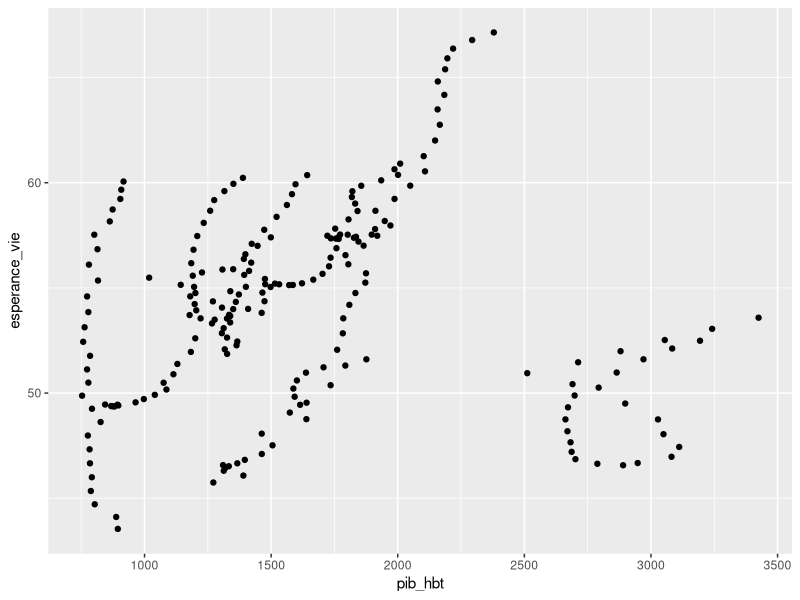
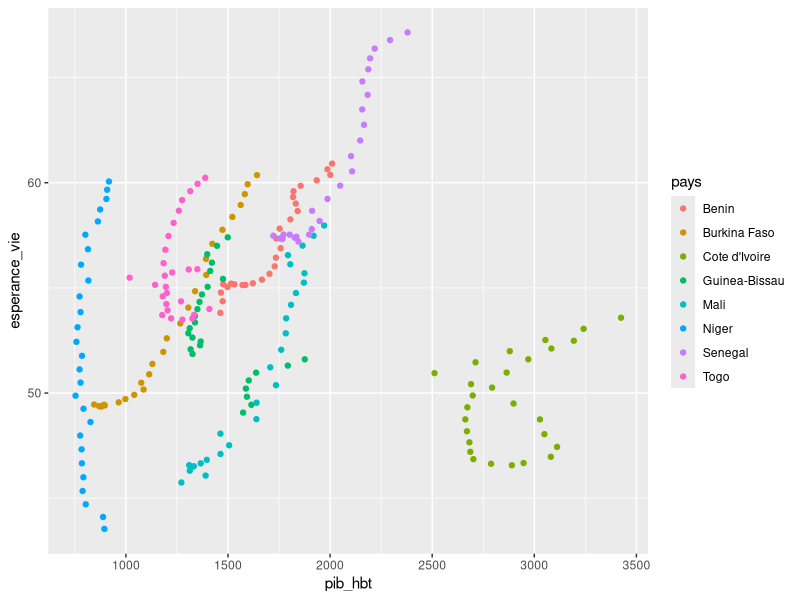
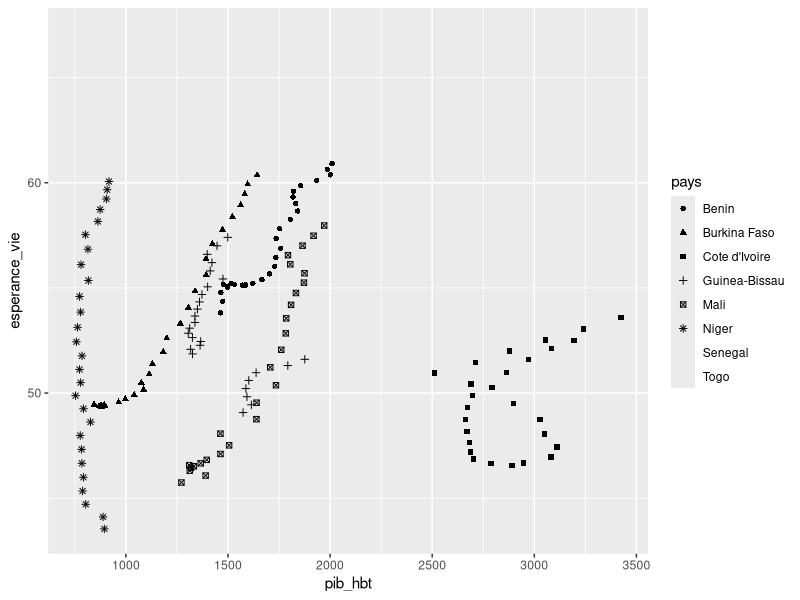
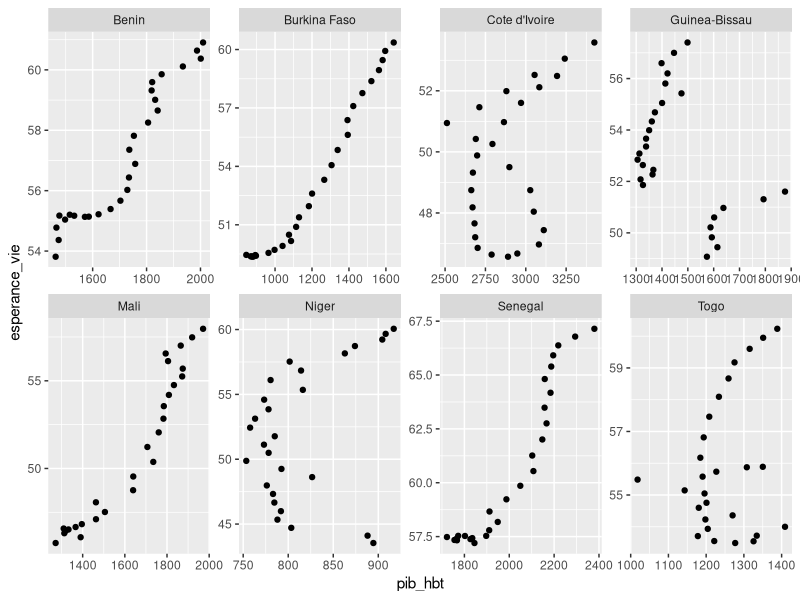
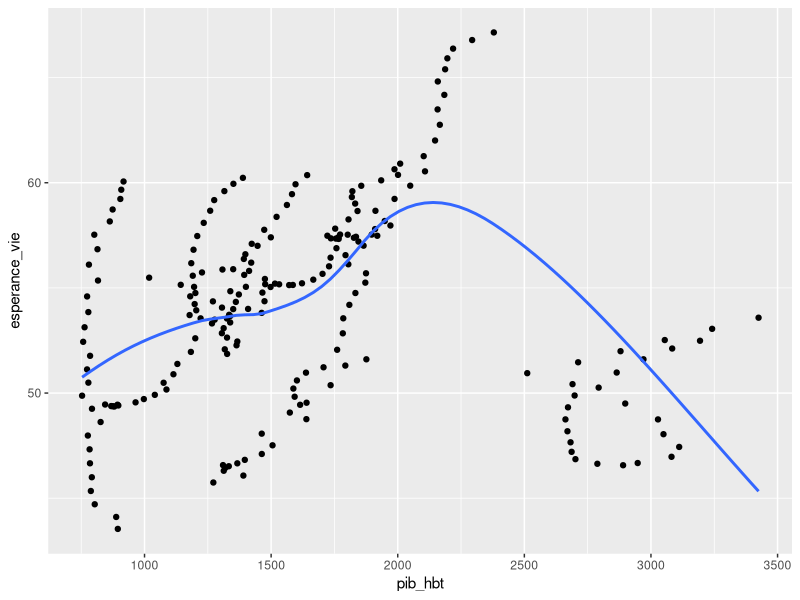
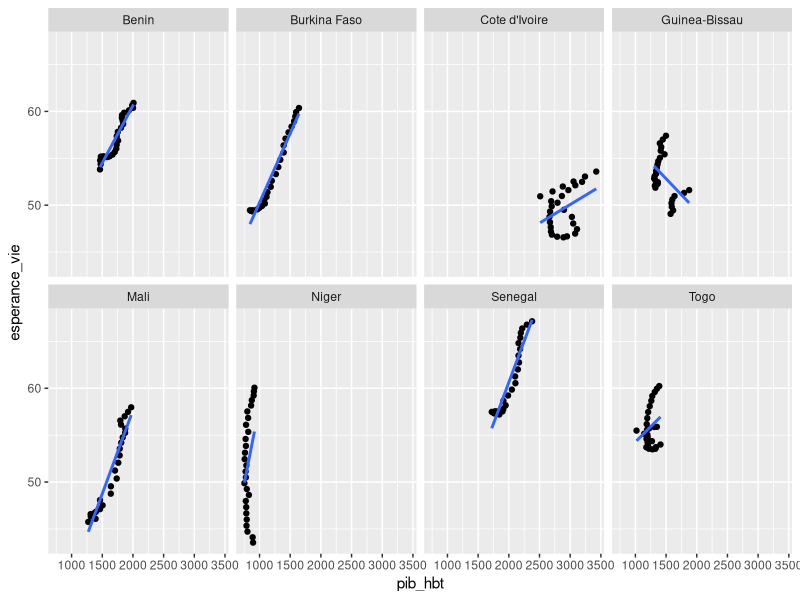
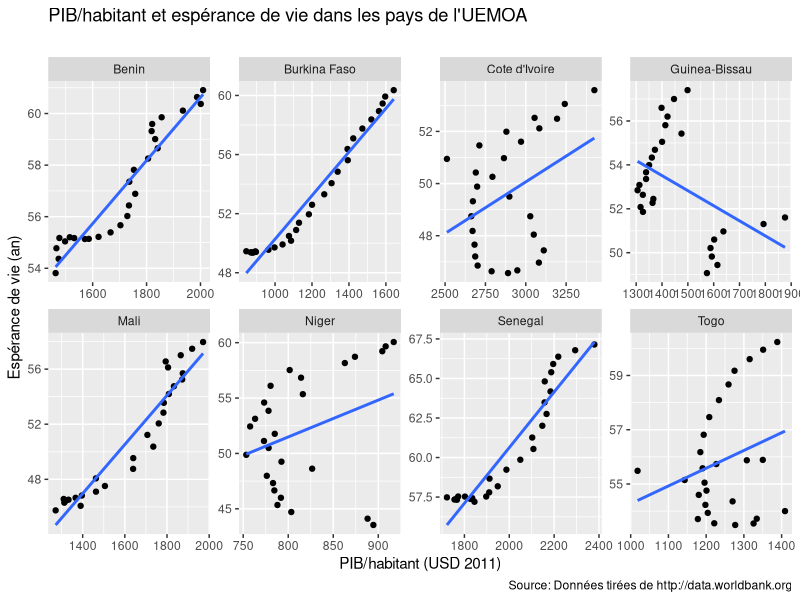
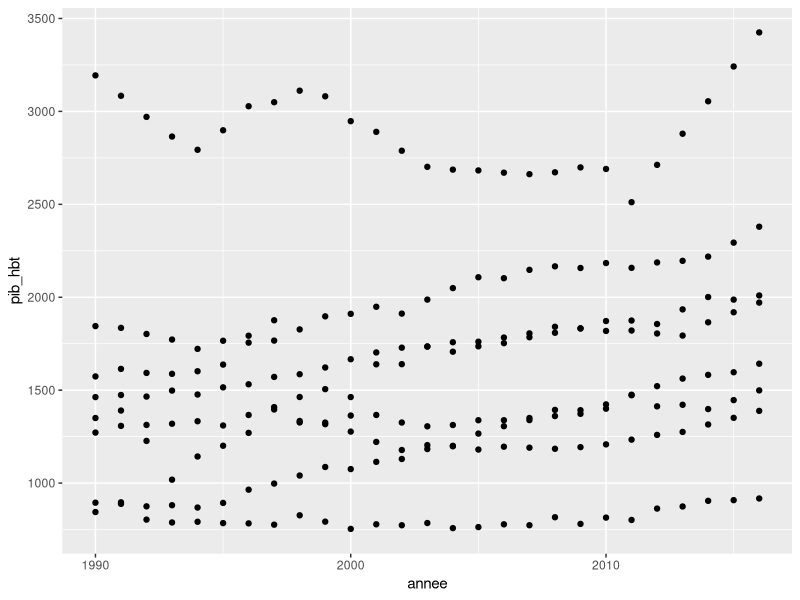

The R source for these figures, in order:
## ---- chunk 1
knitr::opts_chunk$set(warning=FALSE, message=FALSE, echo = FALSE) # , dev = "cairo_pdf"
#sansfont: Aller Light

######################################################################################################
### TIME ZONE
######################################################################################################
Sys.setenv(TZ="Africa/Bamako") # vérifer


##########################################################################
########################################/// PACKAGES ///
##########################################################################
# Packages (s'assurer que ces packages sont installés avant l'ex?cution du code)
library(readr)
library(dplyr)
library(ggplot2)
library(tidyr)
library(RColorBrewer)
## ---- chunk 2
knitr::asis_output("\\tiny")
pibhbt_espvie <- read_csv("data/pibhbt_espvie.csv") # Importation du ficher CSV
glimpse(pibhbt_espvie) # Créer un aperçu de la structure des données
knitr::asis_output("\\normalsize")
## ---- chunk 3
knitr::asis_output("\\tiny")
ggplot(data = pibhbt_espvie, mapping = aes(x = pib_hbt, y = esperance_vie)) + 
  geom_point()
knitr::asis_output("\\normalsize")
## ---- chunk 4
knitr::asis_output("\\tiny")
ggplot(data = pibhbt_espvie, mapping = aes(x = pib_hbt, y = esperance_vie, color = pays)) + 
  geom_point()
knitr::asis_output("\\normalsize")
## ---- chunk 5
knitr::asis_output("\\tiny")
ggplot(data = pibhbt_espvie, mapping = aes(x = pib_hbt, y = esperance_vie, shape = pays)) + 
  geom_point()
knitr::asis_output("\\normalsize")
## ---- chunk 6
knitr::asis_output("\\tiny")
ggplot(data = pibhbt_espvie, mapping = aes(x = pib_hbt, y = esperance_vie)) + 
  geom_point() +
  facet_wrap(facets = ~pays, nrow = 2, scales = "free")
knitr::asis_output("\\normalsize")
## ---- chunk 7
knitr::asis_output("\\tiny")
ggplot(data = pibhbt_espvie, mapping = aes(x = pib_hbt, y = esperance_vie)) + 
  geom_point() + 
  geom_smooth(method = "loess", se = FALSE)
knitr::asis_output("\\normalsize")
## ---- chunk 8
knitr::asis_output("\\tiny")
ggplot(data = pibhbt_espvie, mapping = aes(x = pib_hbt, y = esperance_vie)) + 
  geom_point() + 
  geom_smooth(method = "lm", se = FALSE) + 
  facet_wrap(facets = ~pays, nrow = 2)
knitr::asis_output("\\normalsize")
## ---- chunk 9
knitr::asis_output("\\tiny")
pibhbt_espvie %>% 
  group_by(pays) %>% 
  summarise(`PIB/hbt: minimum` = round(min(pib_hbt, na.rm = TRUE), 2),
            `PIB/hbt: maximum` = round(max(pib_hbt, na.rm = TRUE), 2),
            `Espérance de vie: minimum` = round(min(esperance_vie, na.rm = TRUE), 2),
            `Espérance de vie: maximum` = round(max(esperance_vie, na.rm = TRUE), 2)) %>% 
  knitr::kable(caption = "PIB/habitant et espérance de vie dans les pays de l'UEMOA")
knitr::asis_output("\\normalsize")
## ---- chunk 10
knitr::asis_output("\\tiny")
ggplot(data = pibhbt_espvie, mapping = aes(x = pib_hbt, y = esperance_vie)) + 
  geom_point() + 
  geom_smooth(method = "lm", se = FALSE) + 
  facet_wrap(facets = ~pays, nrow = 2, scales = "free") +
  labs(x = "PIB/habitant (USD 2011)", y = "Espérance de vie (an)", 
       title = paste0("PIB/habitant et espérance de vie dans les pays de l'UEMOA"),
       subtitle = "",
       caption = paste0("Source: Données tirées de http://data.worldbank.org"))
knitr::asis_output("\\normalsize")
## ---- chunk 11
knitr::asis_output("\\tiny")
ggplot(data = pibhbt_espvie, mapping = aes(x = annee, y = pib_hbt)) + 
  geom_point()
knitr::asis_output("\\normalsize")
## ---- chunk 12
knitr::asis_output("\\tiny")
ggplot(data = pibhbt_espvie, mapping = aes(x = annee, y = pib_hbt, group = pays)) + 
  geom_line()
knitr::asis_output("\\normalsize")
## ---- chunk 13
knitr::asis_output("\\tiny")
ggplot(data = pibhbt_espvie, mapping = aes(x = annee, y = pib_hbt, color = pays)) + 
  geom_line()
knitr::asis_output("\\normalsize")
## ---- chunk 14
knitr::asis_output("\\tiny")
ggplot(data = pibhbt_espvie, mapping = aes(x = annee, y = pib_hbt, linetype = pays)) + 
  geom_line()
knitr::asis_output("\\normalsize")
## ---- chunk 15
knitr::asis_output("\\tiny")
ggplot(data = pibhbt_espvie, mapping = aes(x = annee, y = pib_hbt)) + 
  geom_line() + 
  facet_wrap(facets = ~pays, nrow = 2)
knitr::asis_output("\\normalsize")
## ---- chunk 16
knitr::asis_output("\\tiny")
ggplot(data = pibhbt_espvie, mapping = aes(x = annee, y = pib_hbt)) + 
  geom_point() + 
  geom_smooth(method = "lm", se = FALSE, color = "red") +
  facet_wrap(facets = ~pays, nrow = 2)
knitr::asis_output("\\normalsize")
## ---- chunk 17
knitr::asis_output("\\tiny")
pibhbt_espvie %>% 
  filter(annee %in% c(min(annee), max(annee))) %>% 
  gather(key = variable, value = valeur, pib_hbt, esperance_vie) %>% 
  spread(key = annee, value = valeur) %>% 
  mutate(taux = round(100*(-1 + (`2016`/`1990`)^(1/(2016-1990))), 2)) %>% 
  select(pays, variable, taux) %>% 
  spread(key = variable, value = taux) %>% 
  select(Pays = pays, `PIB/hbt (%)` = pib_hbt, `Espérance de vie (%)` = esperance_vie) %>% 
  knitr::kable(caption = "PIB/habitant et espérance de vie dans les pays de l'UEMOA: taux de croissance/an")
knitr::asis_output("\\normalsize")
## ---- chunk 18
ggplot(data = pibhbt_espvie %>% 
         gather(key = variable, value = valeur, pib_hbt, esperance_vie) %>% 
         mutate(variable = ifelse(variable == "pib_hbt", "PIB/habitant (USD 2011)", "Espérance de vie (an)")), 
       mapping = aes(x = annee, y = valeur, color = pays)) + 
  geom_point() +
  geom_line() +
  facet_wrap(~variable, scales = "free") +
  labs(x = "Année", y = "Valeur", color = "Pays",
       title = paste0("PIB/hbt et espérance de vie dans les pays de l'UEMOA"),
       caption = paste0("Source: Données tirées de http://data.worldbank.org"))
## ---- chunk 19
knitr::asis_output("\\tiny")
groupage_rgph <- read_csv("data/groupage_rgph.csv") # Importation du ficher CSV: RGPH: 1976, 1987, 1998, 2009 
groupage_rgph <- groupage_rgph %>% 
  mutate(groupage = factor(groupage, 
                           levels = unique(groupage_rgph$groupage), 
                           labels = unique(groupage_rgph$groupage), 
                           ordered = TRUE)) # Classement ordonné des groupes d'âge
glimpse(groupage_rgph) # Créer un aperçu de la structure des données
knitr::asis_output("\\normalsize")
## ---- chunk 20
knitr::asis_output("\\tiny")
ggplot(data = groupage_rgph %>% filter(annee == 2009, !(groupage %in% c("Total", "ND"))), 
       mapping = aes(x = groupage , y = population)) +
  geom_bar(stat = "identity")
knitr::asis_output("\\normalsize")
## ---- chunk 21
knitr::asis_output("\\tiny")
ggplot(data = groupage_rgph %>% filter(annee == 2009, !(groupage %in% c("Total", "ND"))), 
       mapping = aes(x = groupage , y = population, fill = sexe)) +
  geom_bar(stat = "identity")
knitr::asis_output("\\normalsize")
## ---- chunk 22
knitr::asis_output("\\tiny")
ggplot(data = groupage_rgph %>% filter(annee == 2009, !(groupage %in% c("Total", "ND"))), 
       mapping = aes(x = groupage , y = population, fill = milieu)) +
  geom_bar(stat = "identity")
knitr::asis_output("\\normalsize")
## ---- chunk 23
knitr::asis_output("\\tiny")
ggplot(data = groupage_rgph %>% filter(annee == 2009, !(groupage %in% c("Total", "ND"))) %>% 
         unite("sexemilieu", c(sexe, milieu), sep = "-"),
       mapping = aes(x = groupage , y = population, fill = sexemilieu)) +
  geom_bar(stat = "identity")
knitr::asis_output("\\normalsize")
## ---- chunk 24
knitr::asis_output("\\tiny")
ggplot(data = groupage_rgph %>% filter(annee == 2009, !(groupage %in% c("Total", "ND"))) %>% 
         mutate(population = ifelse(sexe == "Femme", -population, population)), 
       mapping = aes(x = groupage , y = population, fill = sexe)) +
  geom_bar(stat = "identity") +
  coord_flip() +
  facet_wrap(facets = ~milieu, scales = "free_x") +
  scale_y_continuous(labels = abs)
knitr::asis_output("\\normalsize")
## ---- chunk 25
knitr::asis_output("\\tiny")
total <- 
  groupage_rgph %>% 
  filter(!(groupage %in% c("Total"))) %>% 
  group_by(annee) %>% 
  summarise(population = sum(population, na.rm = TRUE)) %>% 
  spread(key = annee, value = population) %>% 
  mutate(sexe = "Total", milieu = "Total")

groupage_rgph %>% 
  filter(!(groupage %in% c("Total"))) %>% 
  group_by(annee, sexe, milieu) %>% 
  summarise(population = sum(population, na.rm = TRUE)) %>% 
  spread(key = annee, value = population) %>% 
  bind_rows(total) %>% 
  rename(Sexe = sexe, Milieu = milieu) %>% 
  knitr::kable(caption = "Population du Mali, 1976-2009")

rm(total)
knitr::asis_output("\\normalsize")
## ---- chunk 26
pyramides_gph <- 
  ggplot(data = groupage_rgph %>% 
           filter(!(groupage %in% c("Total", "ND"))) %>% 
           mutate(population = ifelse(sexe == "Femme", -population, population)), 
       mapping = aes(x = groupage , y = population/1e6, fill = sexe)) +
  geom_bar(stat = "identity") +
  coord_flip() +
  facet_wrap(facets = ~annee, ncol = 2) +
  theme(legend.position = "bottom",
        axis.text.y = element_text(size = 6)) +
  scale_y_continuous(labels = abs) +
  scale_fill_brewer(type = "seq" ,palette = "RdYlBu") +
  labs(x = "", y = "Population (millions)", fill = "Sexe",
       subtitle = paste0("Pyramide des âges"))#, caption = paste0("Source: Données tirées de http://www.instat-mali.org"))

# Quelques manipulations élargir la palette de couleurs
getPalette <- colorRampPalette(brewer.pal(9, "RdYlBu"))

groupage_gph <- groupage_rgph %>% 
  filter(!(groupage %in% c("Total", "ND"))) %>% 
  group_by(annee, groupage, milieu) %>% 
  summarise(population = sum(population, na.rm = TRUE)) %>% 
  ggplot(mapping = aes(x = factor(annee) , y = population/1e6, fill = groupage)) +
  geom_bar(stat = "identity") + 
  facet_wrap(facets = ~milieu) +
  scale_fill_manual(values = getPalette(17)) +
  labs(x = "", y = "Population (millions)", fill = "Groupe d'âge",
       subtitle = paste0("Groupes d'âge, par milieu"),
       caption = paste0("Source: Données tirées de http://www.instat-mali.org"))

gridExtra::grid.arrange(pyramides_gph, 
                        groupage_gph,
                        top = paste0("La population du Mali, 1976-2009"),
                        layout_matrix = matrix(c(1, 2), byrow = TRUE, nrow = 1))

## ---- chunk 27
knitr::asis_output("\\tiny")
adm3_pop_1998 <- read_csv("data/adm3_pop_1998.csv") # Importation du ficher CSV: RGPH-1998
adm3_pop_2009 <- read_csv("data/adm3_pop_2009.csv") # Importation du ficher CSV: RGPH-2009
adm3_pop_rgph <- bind_rows(adm3_pop_1998, adm3_pop_2009) # Concatenation des deux fichiers 
glimpse(adm3_pop_1998) # Créer un aperçu de la structure des données
knitr::asis_output("\\normalsize")
## ---- chunk 28
knitr::asis_output("\\tiny")
ggplot(data = adm3_pop_1998, 
       mapping = aes(x = total)) + 
  geom_histogram()
knitr::asis_output("\\normalsize")
## ---- chunk 29
knitr::asis_output("\\tiny")
ggplot(data = adm3_pop_1998, mapping = aes(x = total)) + 
  geom_density()
knitr::asis_output("\\normalsize")
## ---- chunk 30
knitr::asis_output("\\tiny")
ggplot(data = adm3_pop_1998, mapping = aes(x = total)) + 
  geom_histogram(mapping = aes(y =..density..), binwidth = 5000,color = "black", fill = "white") +
  geom_density(color = "red")
knitr::asis_output("\\normalsize")
## ---- chunk 31
knitr::asis_output("\\tiny")
ggplot(data = adm3_pop_rgph, mapping = aes(x = total)) + 
  geom_histogram(mapping = aes(y =..density..), binwidth = 5000,color = "black", fill = "white") +
  geom_density(color = "red") + 
  facet_wrap(facets = ~ annee, nrow = 2)
knitr::asis_output("\\normalsize")
## ---- chunk 32
knitr::asis_output("\\tiny")
ggplot(data = adm3_pop_rgph, mapping = aes(x = factor(annee), y = total)) + 
  geom_boxplot()
knitr::asis_output("\\normalsize")
## ---- chunk 33
knitr::asis_output("\\tiny")
ggplot(data = adm3_pop_rgph, mapping = aes(x = factor(annee), y = log(total))) + 
  geom_boxplot()
knitr::asis_output("\\normalsize")
## ---- chunk 34
knitr::asis_output("\\tiny")
adm3_pop_rgph %>% 
  group_by(`Année` = annee) %>% 
  summarise(`Moyenne` = mean(total, na.rm = TRUE),
            `Quartile 1` = quantile(x = total, probs = 0.25, na.rm = TRUE),
            `Médiane` = median(total, na.rm = TRUE),
            `Quartile 3` = quantile(x = total, probs = 0.75, na.rm = TRUE)) %>% 
  knitr::kable(caption = "Population des communes au Mali: quelques statistiques")
knitr::asis_output("\\normalsize")
## ---- chunk 35
knitr::asis_output("\\tiny")
ggplot(data = adm3_pop_rgph, mapping = aes(x = factor(annee), y = total)) + 
  geom_boxplot() +
  coord_cartesian(ylim = c(0, 50000))
knitr::asis_output("\\normalsize")
## ---- chunk 36
knitr::asis_output("\\tiny")
ggplot(data = adm3_pop_rgph, mapping = aes(x = Admin1_Nam, y = total)) + 
  geom_boxplot() +
  coord_flip() +
  facet_wrap(facets = ~annee) 
  knitr::asis_output("\\normalsize")
## ---- chunk 37
knitr::asis_output("\\tiny")
ggplot(data = adm3_pop_rgph %>% filter(!(Admin1_Nam == "Bamako")), mapping = aes(x = Admin1_Nam, y = total)) + 
  geom_boxplot() +
  coord_flip() +
  facet_wrap(facets = ~annee) 
  knitr::asis_output("\\normalsize")
## ---- chunk 38
knitr::asis_output("\\tiny")
adm3_pop_rgph %>% 
  filter(annee == 2009) %>% 
  group_by(`Région` = Admin1_Nam) %>% 
  summarise(`Moyenne` = mean(total, na.rm = TRUE),
            `Quartile 1` = quantile(x = total, probs = 0.25, na.rm = TRUE),
            `Médiane` = median(total, na.rm = TRUE),
            `Quartile 3` = quantile(x = total, probs = 0.75, na.rm = TRUE)) %>% 
  knitr::kable(caption = "Population des communes au Mali en 2009: quelques statistiques")
knitr::asis_output("\\normalsize")
## ---- chunk 39
knitr::asis_output("\\tiny")
#Boxplot
gph_boxplot <- ggplot(data = adm3_pop_rgph %>% filter(annee == 2009 & !(Admin1_Nam == "Bamako")), mapping = aes(x = Admin1_Nam, y = total)) + 
  geom_boxplot() +
  coord_flip() +
  labs(x = "", y = "Population (milliers)", subtitle = "Boxplot: distribution de la population, par région")
# Barres
gph_bar <- ggplot(data = adm3_pop_rgph %>% filter(annee == 2009 & (Admin1_Nam == "Bamako")), mapping = aes(x = Admin3_Nam, y = total/1e3)) + 
  geom_col() +
  coord_flip() +
  labs(x = "", y = "Population (milliers)", subtitle = "Barres: population du district de Bamako, par commune")
# Histogramme
gph_hist <- ggplot(data = adm3_pop_rgph %>% filter(annee == 2009), mapping = aes(x = total/1e3)) + 
  geom_histogram(mapping = aes(y =..density..), binwidth = 5000/1e3,color = "black", fill = "white") +
  geom_density(color = "red") +
  labs(x = "Population (milliers)", y = "Densité", 
       subtitle = "Histogrammes: distribution de la population",
       caption = paste0("Source: A partir de données des RGPH 199 et 2009"))

gridExtra::grid.arrange(gph_boxplot, 
                        gph_bar,
                        gph_hist, 
                        top = paste0("La taille démographique des communes au Mali, 2009"),
                        layout_matrix = matrix(c(1, 2, 3, 3), byrow = TRUE, nrow = 2))

knitr::asis_output("\\normalsize")
